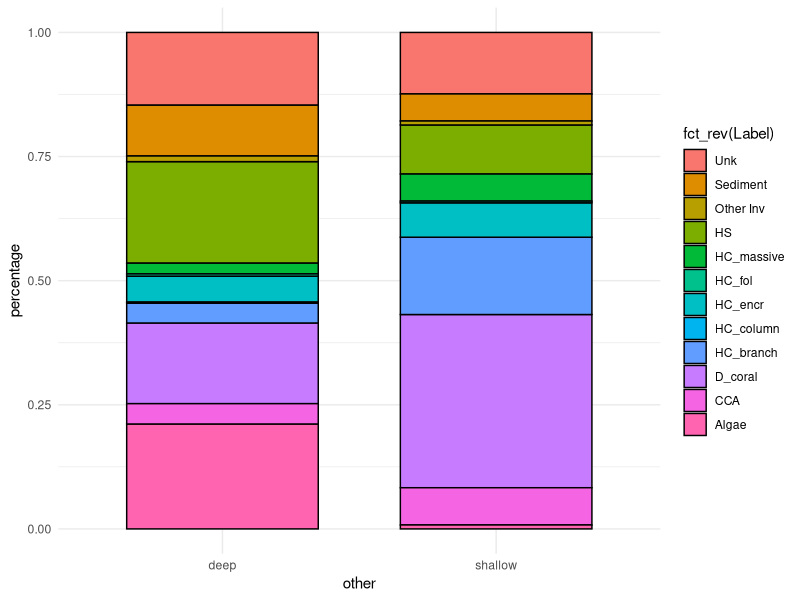
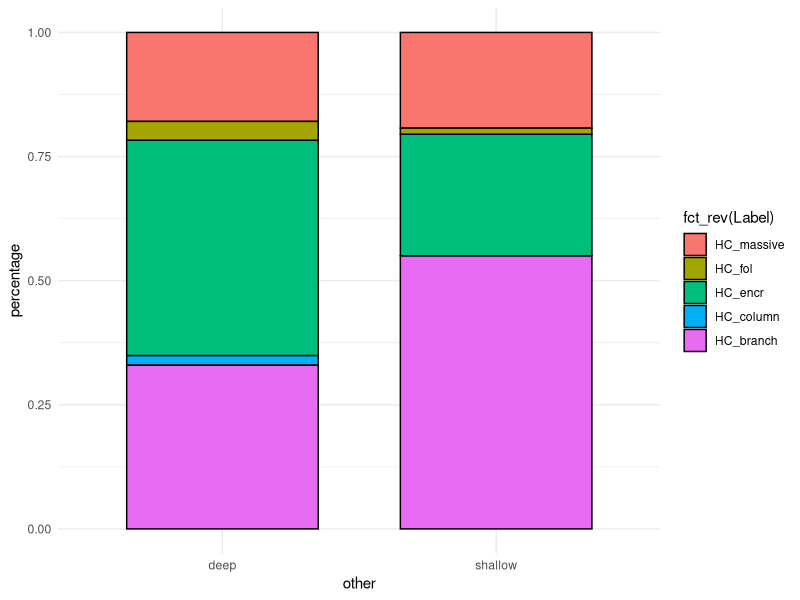
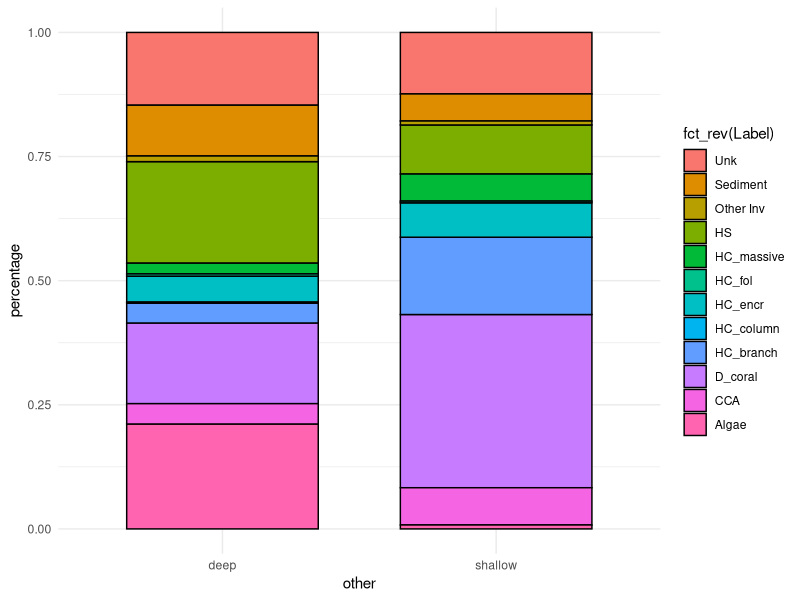
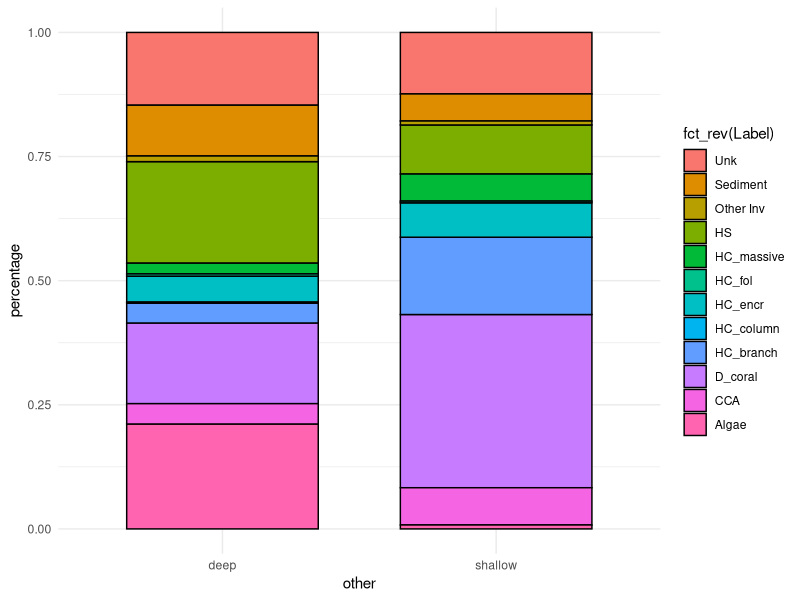
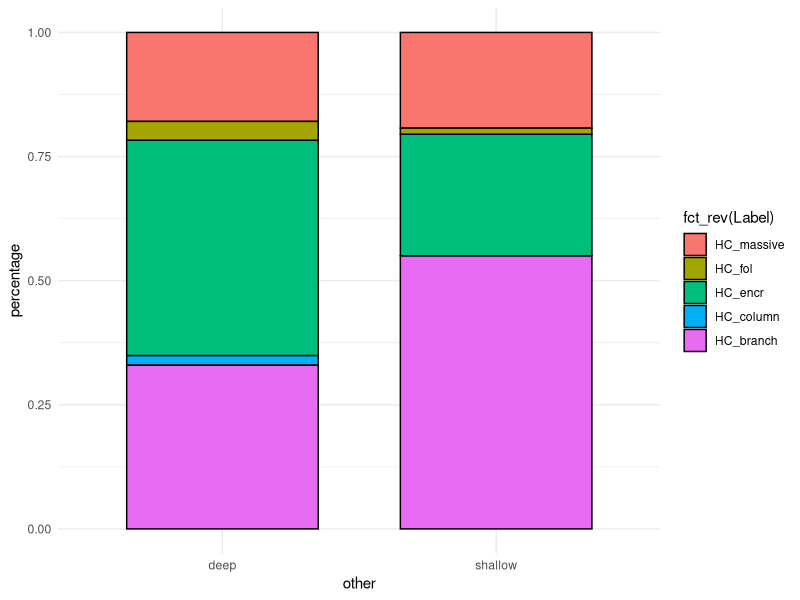
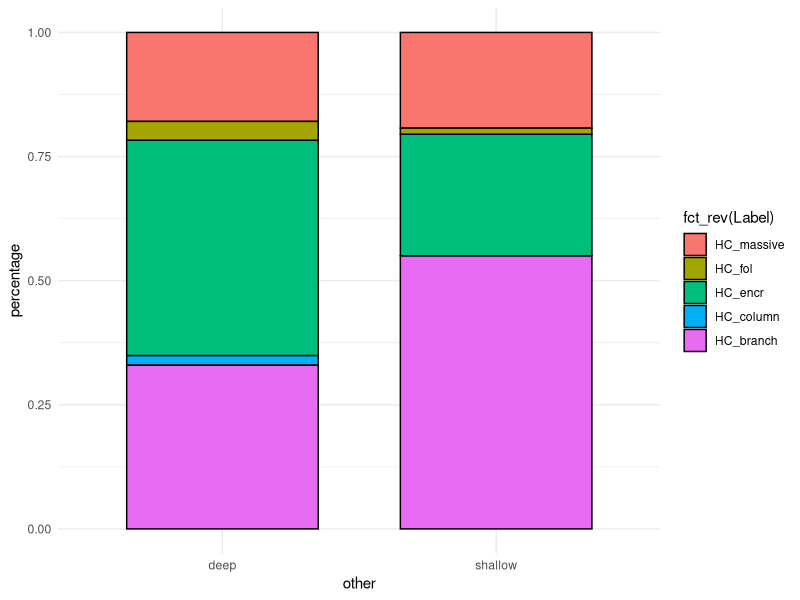

Reproduce these figures in R, in order.
## ---- chunk 1
knitr::opts_chunk$set(echo = TRUE)

library(tidyverse)
## ---- chunk 2
data <- read.csv("../data/benthic/annotations.csv")
head(data)
## ---- chunk 3
result <- data %>%
  # Replace NA or empty values in 'other' column with 'shallow'
  mutate(other = ifelse(is.na(other) | other == "", "shallow", other)) %>%
  group_by(other, Label) %>%
  summarise(count = n(), .groups = 'drop') %>%
  group_by(other) %>%
  mutate(total = sum(count),
         percentage = (count / total) * 100) %>%
  arrange(other, desc(percentage))
## ---- chunk 4
ggplot(result, aes(x = other, y = percentage, fill = fct_rev(Label))) +
  geom_bar(stat = "identity", position = "fill", width = 0.7, color = "black") + 
  theme_minimal()
ggsave("../output/benthic/percent_cover.png", plot = last_plot())
ggsave("../output/benthic/percent_cover.pdf", plot = last_plot())
## ---- chunk 5
result_coral <- data %>%
  # Replace NA or empty values in 'other' column with 'shallow'
  mutate(other = ifelse(is.na(other) | other == "", "shallow", other)) %>%
  # Filter for labels starting with "HC_"
  filter(str_starts(Label, "HC_")) %>%
  group_by(other, Label) %>%
  summarise(count = n(), .groups = 'drop') %>%
  group_by(other) %>%
  mutate(total = sum(count),
         percentage = (count / total) * 100) %>%
  arrange(other, desc(percentage))  
## ---- chunk 6
ggplot(result_coral, aes(x = other, y = percentage, fill = fct_rev(Label))) +
  geom_bar(stat = "identity", position = "fill", width = 0.7, color = "black") + 
  theme_minimal()
ggsave("../output/benthic/percent_coral_cover.png", plot = last_plot())
ggsave("../output/benthic/percent_coral_cover.pdf", plot = last_plot())
